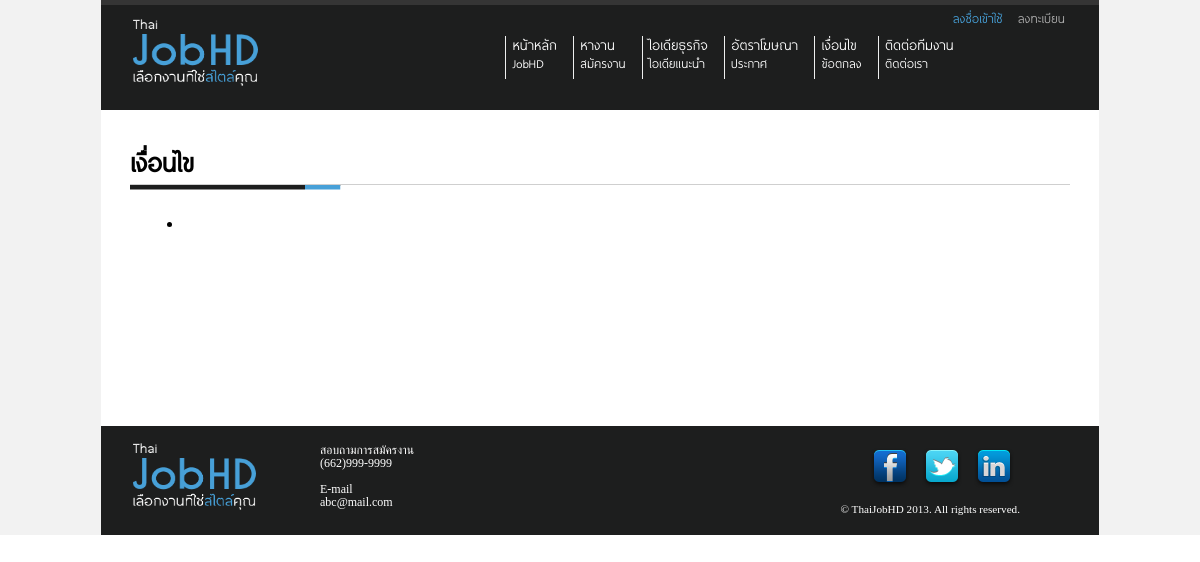
Before: /Site/condition.php with the older database file.
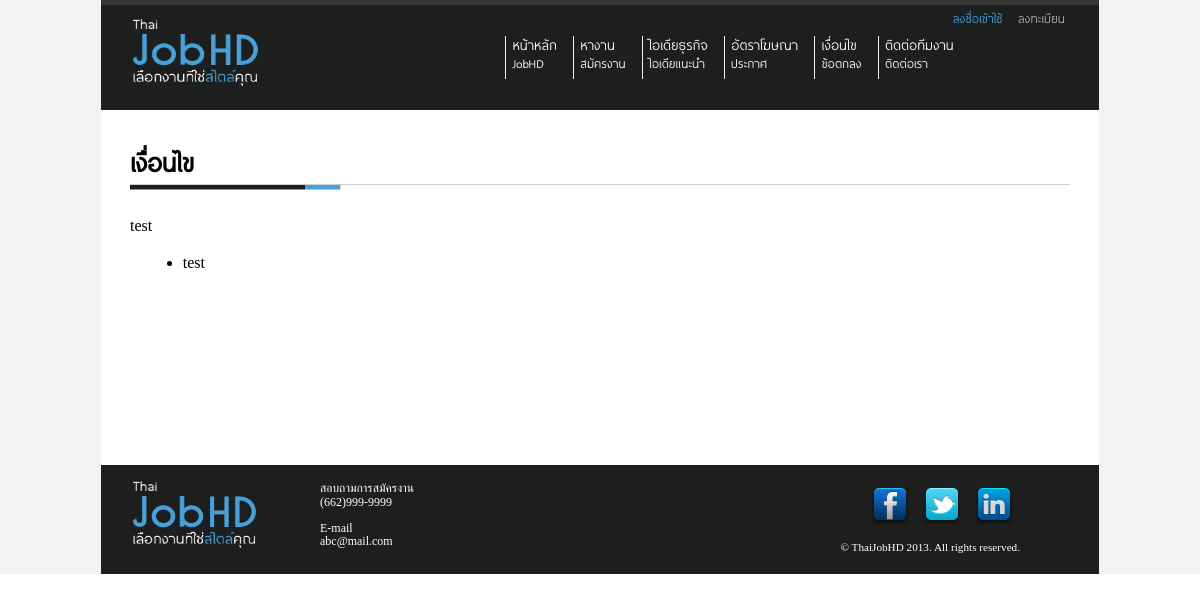
After: the same page with the newer database file.
### tables this page shows
CREATE TABLE IF NOT EXISTS `buildthedot_thaijobhd_detail` (
  `id` int(100) NOT NULL AUTO_INCREMENT,
  `title` longtext NOT NULL,
  `detail` longtext NOT NULL,
  PRIMARY KEY (`id`)
);

### Site/condition.php (the view, shortened to what this page needs)
<?php
include ("include/header.php");
include ("include/top-menu.php");
?>
<div id="content" class="container_12">
	<div class="grid_12" id="condition">
		<div id="head-title">
			<h1>เงื่อนไข</h1>
		</div>
		<p><?php
			$sql="
				SELECT `detail`
				FROM  `buildthedot_thaijobhd_detail`
				WHERE `title` = 'condition1'
			;";
			$result=@mysql_query($sql);
			while($rs=@mysql_fetch_array($result)){
				echo $rs["detail"];
			}
		?></p>
		<ul id="detail-bullet"><?php
			?><li><?php
				$sql="
					SELECT `detail`
					FROM  `buildthedot_thaijobhd_detail`
					WHERE `title` = 'condition2'
				;";
				$result=@mysql_query($sql);
				while($rs=@mysql_fetch_array($result)){
					echo $rs["detail"];
				}
			?></li>
		</ul>
	</div>
</div>
<?php
	include ("include/footer.php");
?>

Changed rows visible on the page:
added buildthedot_thaijobhd_detail: detail "test", shown under "เงื่อนไข"
added buildthedot_thaijobhd_detail: detail "test"
